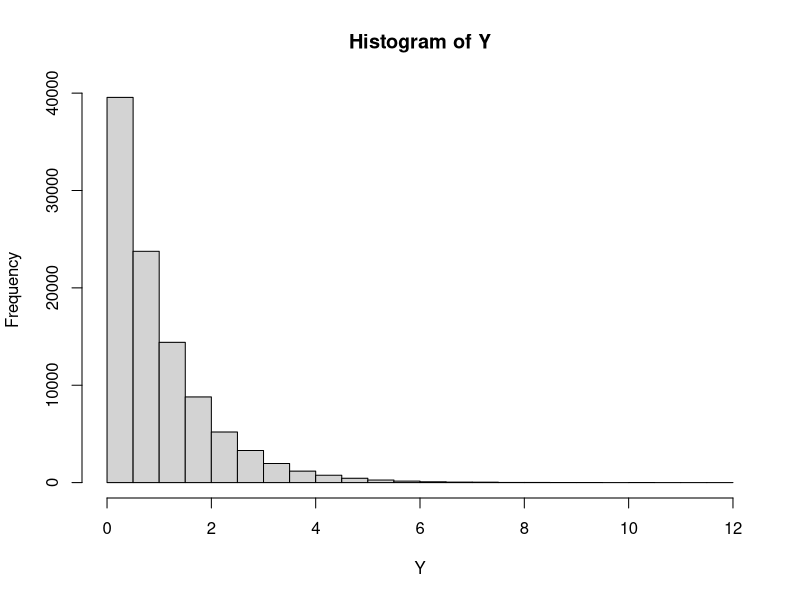
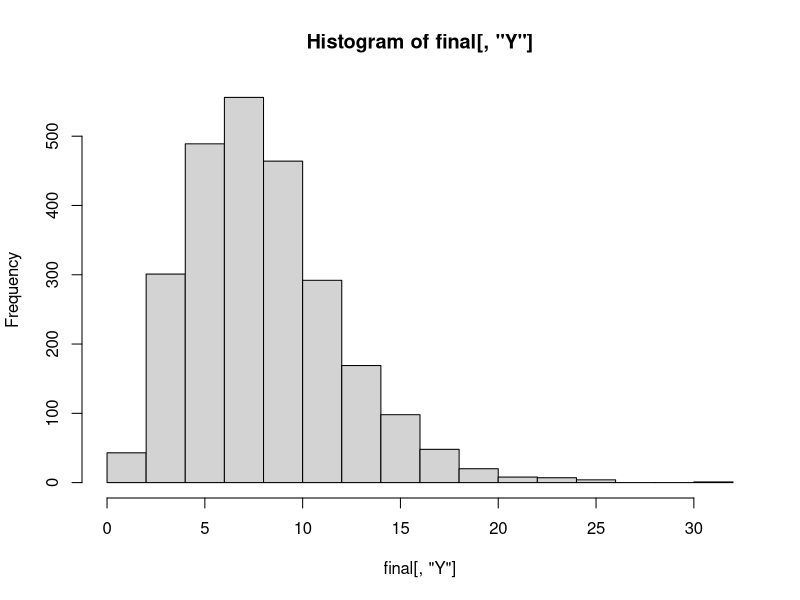
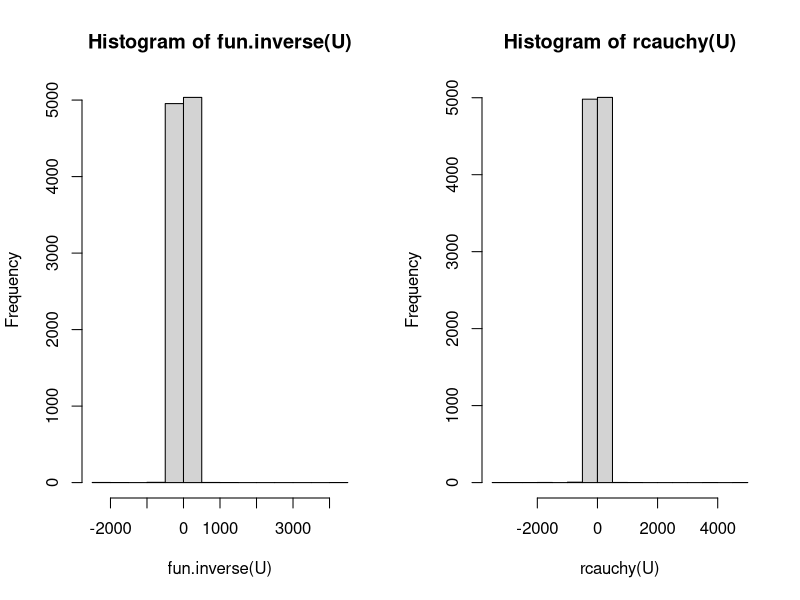
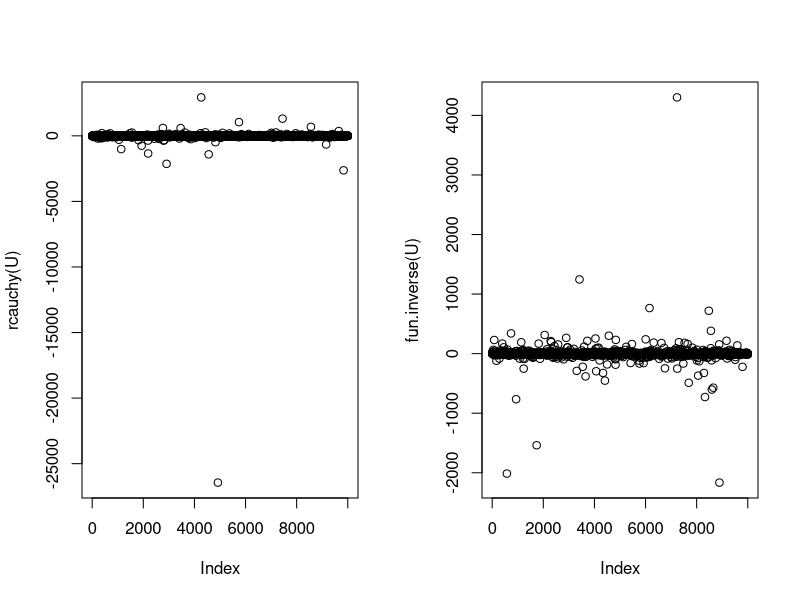
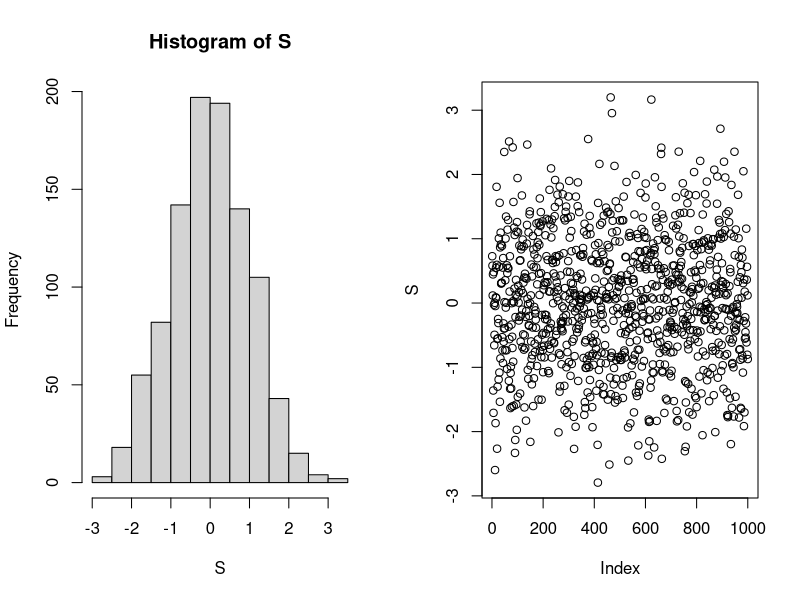
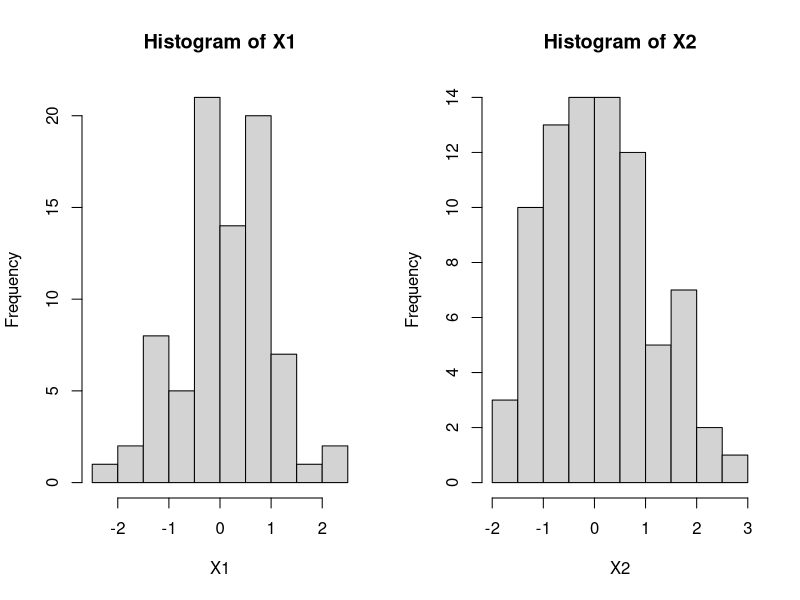

Generate these figures, in order, with R: (Note: this script raises an error after producing the figures.)
# 1.3 exercise 

Nsim <- 100000
Y    <- rexp(Nsim)
hist(Y)

##
MM <- matrix(nrow=2500, ncol=4)
for(i in 1:2500){
  MM[i, 1:4] <- rexp(4)
}

Y     <- apply(MM, 1, sum)
final <- cbind(MM, 2*Y)
colnames(final) <- c(paste0("X", 1:4), "Y")

hist(final[, "Y"])
shapiro.test(final[, "Y"])


##1.4 exercise
n <- 10000
fun.inverse <- function(x){
  y <- tan(pi*(x-1/2))
  return(y)
}

par(mfrow=c(1,2))

U <- runif(n)
hist(fun.inverse(U))
hist(rcauchy(U))

mean(fun.inverse(U))
mean(rcauchy(U))

plot(rcauchy(U))
plot(fun.inverse(U))

##1.5
n=1000
S <- numeric(n)
for(i in 1:n){
S[i] <- sum(runif(12, min = -1/2, max = 1/2))
}

mean(S)
var(S)

shapiro.test(S)
hist(S)
plot(S)

## 1.6 

U1 <- rnorm(1000, mean = 3, sd=4)
U2 <- rnorm(1000, mean = 3, sd=4)

X1 <- sqrt(-2*log(U1))*cos(2*pi*U2)
X2 <- sqrt(-2*log(U1))*sin(2*pi*U2)
hist(X1)
hist(X2)

shapiro.test(X1)
shapiro.test(X2)

##1.7

nn <- matrix(rnorm(2000), ncol=2)
m  <- 100 
B  <- matrix(rnorm(m*m), nrow=m, ncol=m)
NN <- B*mean(nn)

test <- B*t(B)
E <- mean(NN)
V <- var(NN)
shapiro.test(E)
test/V

## 1.8 exercise
bases       <- list()
bases.names <- list()
bases[['base_1']]  <- c('2',"3", "4", "5")
bases[['base_2']]  <- c('1', "5", "4")
bases[['base_3']]  <- c('1', "5", "4")
bases[['base_4']]  <- c("1", "2", "3")
bases[['base_5']]  <- c("2", "1", "3")
bases.names[['base_1']]  <- "Kanzasas"
bases.names[['base_2']]  <- "Koloradas"
bases.names[['base_3']]  <- "Misisipe"
bases.names[['base_4']]  <- "Nebraska"
bases.names[['base_5']]  <- "Oklahoma"
s <-numeric()
for(i in 1:1000){
pointer1 <- bases[['base_4']]
pointer2 <- bases[['base_5']]
j<-1
cat(bases.names[['base_4']],"||", bases.names[[paste0('base_5')]], "\n")
while(as.numeric(pointer1[1])!=as.numeric(pointer2[1]) | as.numeric(pointer1[2])!=as.numeric(pointer2[2]) | as.numeric(pointer1[3])!=as.numeric(pointer2[3]) | name1!=name2){
  x <- runif(1)
  y <- runif(1)
  if(length(pointer1)==3 & length(pointer2)==3){
  if(0<=x   & x<=0.33) index1=1
  if(0.33<x & x<=0.66) index1=2
  if(0.66<x & x<=1)    index1=3
  
  if(0<=y   & y<=0.33) index2=1
  if(0.33<y & y<=0.66) index2=2
  if(0.66<y & y<=1)    index2=3
  } else
    if(length(pointer1)==4 & length(pointer2)==3){
      if(0<=x   & x<=0.25) index1=1
      if(0.25<x & x<=0.5)  index1=2
      if(0.5<x & x<=0.75)  index1=3
      if(0.75<x & x<=1)    index1=4
      
      if(0<=y   & y<=0.33) index2=1
      if(0.33<y & y<=0.66) index2=2
      if(0.66<y & y<=1)    index2=3
      }
    if(length(pointer1)==3 & length(pointer2)==4){
      if(0<=y   & y<=0.25) index2=1
      if(0.25<y & y<=0.5)  index2=2
      if(0.5<y & y<=0.75)  index2=3
      if(0.75<y & y<=1)    index2=4
      
      if(0<=x   & x<=0.33) index1=1
      if(0.33<x & x<=0.66) index1=2
      if(0.66<x & x<=1)    index1=3
    }
    pos1 <- pointer1[index1]
    pos2 <- pointer2[index2]
    bases[[paste0('base_', pos1)]] -> pointer1
    bases[[paste0('base_', pos2)]] -> pointer2
    cat(bases.names[[paste0('base_', pos1)]],"||", bases.names[[paste0('base_', pos2)]], "\n")
    name1 <- bases.names[[paste0('base_', pos1)]]
    name2 <- bases.names[[paste0('base_', pos2)]]
    j= j+1

}
cat("----------------- \n")
s[i] <- j -1
}
mean(s)
var(s)

##1.8 example
example <- function(x){
  y <- 1/(1+sin(2*x)*log(x)^2)
  return(y)
}

plot(example(rnorm(1000, sd=0.4, mean=2)))
n   <- 100000
nn  <- runif(n, 0.1, 2.1)
int <- numeric(n-9)
ss  <- example(nn)
for(i in 1:n){
  int[i-9] <- sum(ss[1:i]/i)
}
int[i-9]

#

xx <- c(-1,1,1,-1,-1)
yy <- c(-1,-1,1,1,-1)
plot(xx,yy,type="l") 
x <- cos(seq(0,2*pi,length=100))
y <- sin(seq(0,2*pi,length=100)) 
polygon(x,y,col=3)
points(runif(500,-1,1),
       runif(500,-1,1),pch="*") 

xxx <- runif(100000,-1,1)
yyy <- runif(100000,-1,1) #
s <- numeric(500)
print(s) 
for(i in 1:500) {s[i] <- 4*sum(ifelse(xxx[1:(200*i)]^2+yyy[1:(200*i)]^2<=1,1 ,0))/(200*i)}
print(s) 
plot(1:500,s,type="l") 
lines(1:500,rep(pi,500))
s[500] 

#1.9 exercise
fun <- function(x){
  y <- 1/(1 + sinh(2*x)*log(x)^2)
  return(y)
}
z  <- seq(0.1, 2.1, by=0.001)
plot(fun(z), x=z, col="red", lwd=0.5) 
lines(y=yfit, x=z, col="blue", lwd=2)

library(truncnorm)
n=10000
set.seed(1)
inte <- function(x) {1/(1+sinh(2*x)*log(x)^2)}
rnn = rtruncnorm(n, a=0.1, b=2.1, mean = 1, sd = 0.4)
rezult=mean(inte(rnn)/dtruncnorm(rnn, a=0.1, b=2.1,
                                 mean = 1, sd = 0.4))
rezult 

saveGIF({
  ani.options(nmax = 40)
  animate.integral(inte, 0.1, 2.1) 
}, interval = 0.05, movie.name = "customf.gif", ani.width = 700, ani.height = 700)

#1.12 exercise

set.seed(2)
N=100
X=rnorm(N,sd=5)
eps=rnorm(N)
Y=2+0.3*X+eps # DGP
plot(X,Y)
summary(lm(Y~X)) 

BETA <- numeric()
for(j in 1:1000){
  eps <- rnorm(100)
  X   <- rnorm(100, sd=5)
  Y   <- 2 + 0.3*X +eps
  BETA[j] <- lm(Y~X)$coef[2]
}

sd(BETA)

#1.13

eps <- rnorm(1000)
X1  <- rnorm(1000)
X2  <- 3*X1 + eps
cor(X1, X2)

Y  <- -0.5 + 3*X1 + X2 + rnorm(1000)

BETA1 <- numeric()
BETA2 <- numeric()
for ( i in 1:1000){
  eps <- rnorm(1000)
  X1  <- rnorm(1000)
  X2  <- 3*X1 + eps
  #cor(X1, X2)
  
  Y  <- -0.5 + 3*X1 + X2 + rnorm(1000)
  BETA2[i] <- lm(Y~X1)$coef[2]
  BETA1[i] <- lm(Y~X1+X2)$coef[2]
}

mean(BETA2)
mean(BETA1)

#1.15

BETA1 <- numeric()
BETA2 <- numeric()
for ( i in 1:1000){
  eps <- rnorm(1000)
  X1  <- rnorm(1000)
  X2  <- 3*X1 + eps
  #cor(X1, X2)
  
  Y  <- -0.5 + 3*X1 + rnorm(1000)
  BETA1[i] <- lm(Y~X1)$coef[2]
  BETA2[i] <- lm(Y~X1+X2)$coef[2]
}

mean(BETA1)
mean(BETA2)

#1.15 exercise

T.n <- 15
y=cumsum(rnorm(T.n))
yts=ts(y)
library(dynlm)
T.value <- numeric()
for(j in 1:1000){
  T.n <- 15
  y=cumsum(rnorm(T.n))
  yts=ts(y)
  standart.error <- summary(dynlm(d(yts)~L(yts)-1))$coef[2]
  estimate       <- summary(dynlm(d(yts)~L(yts)-1))$coef[1]
  t.value        <- (estimate - 0)/ standart.error
  T.value[j]     <- t.value
}

hist(T.value)
